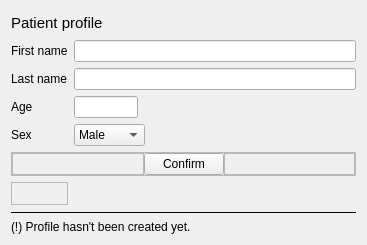
<?xml version="1.0" encoding="UTF-8"?>
<ui version="4.0">
 <class>Form</class>
 <widget class="QWidget" name="Form">
  <property name="geometry">
   <rect>
    <x>0</x>
    <y>0</y>
    <width>367</width>
    <height>245</height>
   </rect>
  </property>
  <property name="sizePolicy">
   <sizepolicy hsizetype="Preferred" vsizetype="Minimum">
    <horstretch>0</horstretch>
    <verstretch>0</verstretch>
   </sizepolicy>
  </property>
  <property name="minimumSize">
   <size>
    <width>300</width>
    <height>0</height>
   </size>
  </property>
  <property name="maximumSize">
   <size>
    <width>16777215</width>
    <height>16777215</height>
   </size>
  </property>
  <property name="windowTitle">
   <string>Patient information</string>
  </property>
  <layout class="QGridLayout" name="gridLayout">
   <item row="2" column="0">
    <widget class="QLabel" name="label_2">
     <property name="sizePolicy">
      <sizepolicy hsizetype="Fixed" vsizetype="Minimum">
       <horstretch>0</horstretch>
       <verstretch>0</verstretch>
      </sizepolicy>
     </property>
     <property name="text">
      <string>Last name</string>
     </property>
     <property name="buddy">
      <cstring>leLastName</cstring>
     </property>
    </widget>
   </item>
   <item row="5" column="0" colspan="3">
    <widget class="QFrame" name="frame">
     <property name="sizePolicy">
      <sizepolicy hsizetype="Expanding" vsizetype="Fixed">
       <horstretch>0</horstretch>
       <verstretch>0</verstretch>
      </sizepolicy>
     </property>
     <property name="frameShape">
      <enum>QFrame::Shape::StyledPanel</enum>
     </property>
     <property name="frameShadow">
      <enum>QFrame::Shadow::Raised</enum>
     </property>
     <layout class="QHBoxLayout" name="horizontalLayout">
      <property name="spacing">
       <number>0</number>
      </property>
      <property name="leftMargin">
       <number>0</number>
      </property>
      <property name="topMargin">
       <number>0</number>
      </property>
      <property name="rightMargin">
       <number>0</number>
      </property>
      <property name="bottomMargin">
       <number>0</number>
      </property>
      <item>
       <widget class="QFrame" name="frame_4">
        <property name="sizePolicy">
         <sizepolicy hsizetype="Expanding" vsizetype="Preferred">
          <horstretch>0</horstretch>
          <verstretch>0</verstretch>
         </sizepolicy>
        </property>
        <property name="frameShape">
         <enum>QFrame::Shape::StyledPanel</enum>
        </property>
        <property name="frameShadow">
         <enum>QFrame::Shadow::Raised</enum>
        </property>
       </widget>
      </item>
      <item>
       <widget class="QPushButton" name="btnConfirm">
        <property name="text">
         <string>Confirm</string>
        </property>
       </widget>
      </item>
      <item>
       <widget class="QFrame" name="frame_2">
        <property name="sizePolicy">
         <sizepolicy hsizetype="Expanding" vsizetype="Preferred">
          <horstretch>0</horstretch>
          <verstretch>0</verstretch>
         </sizepolicy>
        </property>
        <property name="frameShape">
         <enum>QFrame::Shape::StyledPanel</enum>
        </property>
        <property name="frameShadow">
         <enum>QFrame::Shadow::Raised</enum>
        </property>
       </widget>
      </item>
     </layout>
    </widget>
   </item>
   <item row="1" column="1" colspan="2">
    <widget class="QLineEdit" name="leFirstName"/>
   </item>
   <item row="0" column="0" colspan="3">
    <widget class="QLabel" name="label_4">
     <property name="sizePolicy">
      <sizepolicy hsizetype="Preferred" vsizetype="Fixed">
       <horstretch>0</horstretch>
       <verstretch>0</verstretch>
      </sizepolicy>
     </property>
     <property name="maximumSize">
      <size>
       <width>16777215</width>
       <height>40</height>
      </size>
     </property>
     <property name="font">
      <font>
       <pointsize>11</pointsize>
       <bold>false</bold>
      </font>
     </property>
     <property name="autoFillBackground">
      <bool>false</bool>
     </property>
     <property name="text">
      <string>Patient profile</string>
     </property>
    </widget>
   </item>
   <item row="9" column="0" colspan="3">
    <widget class="QLabel" name="lblRequirement">
     <property name="sizePolicy">
      <sizepolicy hsizetype="Preferred" vsizetype="Fixed">
       <horstretch>0</horstretch>
       <verstretch>0</verstretch>
      </sizepolicy>
     </property>
     <property name="text">
      <string>&lt;html&gt;&lt;head/&gt;&lt;body&gt;&lt;p&gt;(!) Profile hasn't been created yet.&lt;/p&gt;&lt;/body&gt;&lt;/html&gt;</string>
     </property>
    </widget>
   </item>
   <item row="1" column="0">
    <widget class="QLabel" name="label">
     <property name="sizePolicy">
      <sizepolicy hsizetype="Fixed" vsizetype="Minimum">
       <horstretch>0</horstretch>
       <verstretch>0</verstretch>
      </sizepolicy>
     </property>
     <property name="text">
      <string>First name</string>
     </property>
     <property name="buddy">
      <cstring>leFirstName</cstring>
     </property>
    </widget>
   </item>
   <item row="2" column="1" colspan="2">
    <widget class="QLineEdit" name="leLastName"/>
   </item>
   <item row="8" column="0" colspan="3">
    <widget class="Line" name="line">
     <property name="frameShadow">
      <enum>QFrame::Shadow::Plain</enum>
     </property>
     <property name="orientation">
      <enum>Qt::Orientation::Horizontal</enum>
     </property>
    </widget>
   </item>
   <item row="4" column="1">
    <widget class="QComboBox" name="cmbSex">
     <property name="sizePolicy">
      <sizepolicy hsizetype="Fixed" vsizetype="Fixed">
       <horstretch>0</horstretch>
       <verstretch>0</verstretch>
      </sizepolicy>
     </property>
     <property name="minimumSize">
      <size>
       <width>64</width>
       <height>0</height>
      </size>
     </property>
     <item>
      <property name="text">
       <string>Male</string>
      </property>
     </item>
     <item>
      <property name="text">
       <string>Female</string>
      </property>
     </item>
    </widget>
   </item>
   <item row="4" column="0">
    <widget class="QLabel" name="label_5">
     <property name="sizePolicy">
      <sizepolicy hsizetype="Fixed" vsizetype="Preferred">
       <horstretch>0</horstretch>
       <verstretch>0</verstretch>
      </sizepolicy>
     </property>
     <property name="text">
      <string>Sex</string>
     </property>
     <property name="buddy">
      <cstring>cmbSex</cstring>
     </property>
    </widget>
   </item>
   <item row="3" column="0">
    <widget class="QLabel" name="label_3">
     <property name="sizePolicy">
      <sizepolicy hsizetype="Fixed" vsizetype="Minimum">
       <horstretch>0</horstretch>
       <verstretch>0</verstretch>
      </sizepolicy>
     </property>
     <property name="text">
      <string>Age</string>
     </property>
    </widget>
   </item>
   <item row="7" column="0">
    <widget class="QFrame" name="frame_3">
     <property name="frameShape">
      <enum>QFrame::Shape::StyledPanel</enum>
     </property>
     <property name="frameShadow">
      <enum>QFrame::Shadow::Raised</enum>
     </property>
    </widget>
   </item>
   <item row="3" column="1">
    <widget class="QLineEdit" name="lineEdit">
     <property name="sizePolicy">
      <sizepolicy hsizetype="Fixed" vsizetype="Fixed">
       <horstretch>0</horstretch>
       <verstretch>0</verstretch>
      </sizepolicy>
     </property>
     <property name="minimumSize">
      <size>
       <width>0</width>
       <height>0</height>
      </size>
     </property>
     <property name="maximumSize">
      <size>
       <width>64</width>
       <height>16777215</height>
      </size>
     </property>
    </widget>
   </item>
  </layout>
 </widget>
 <resources/>
 <connections/>
</ui>
